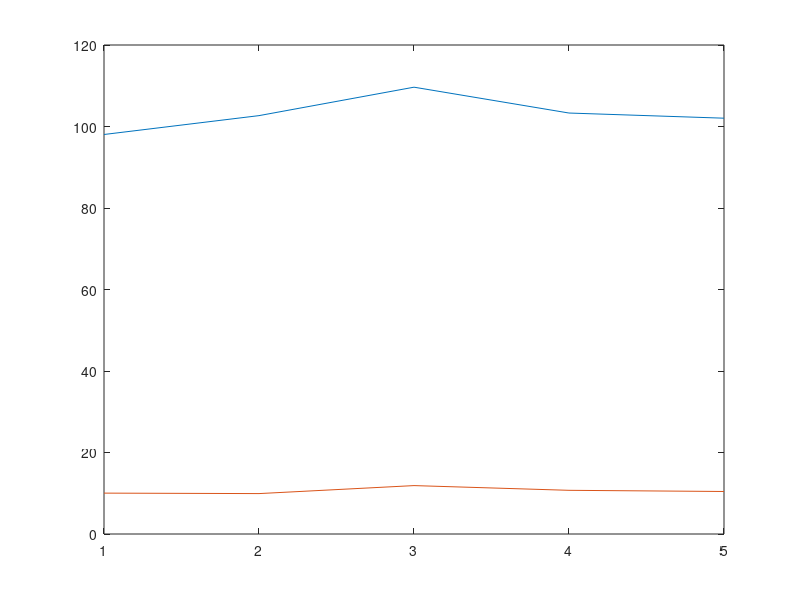
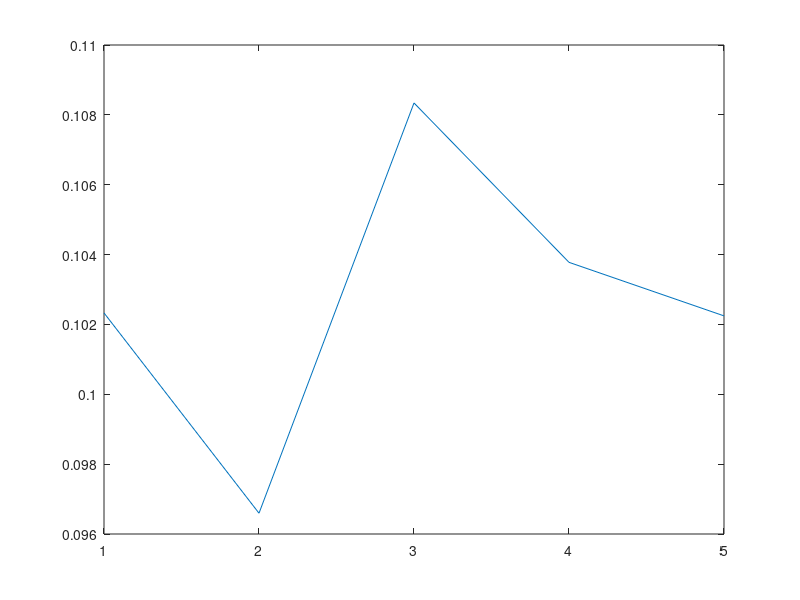
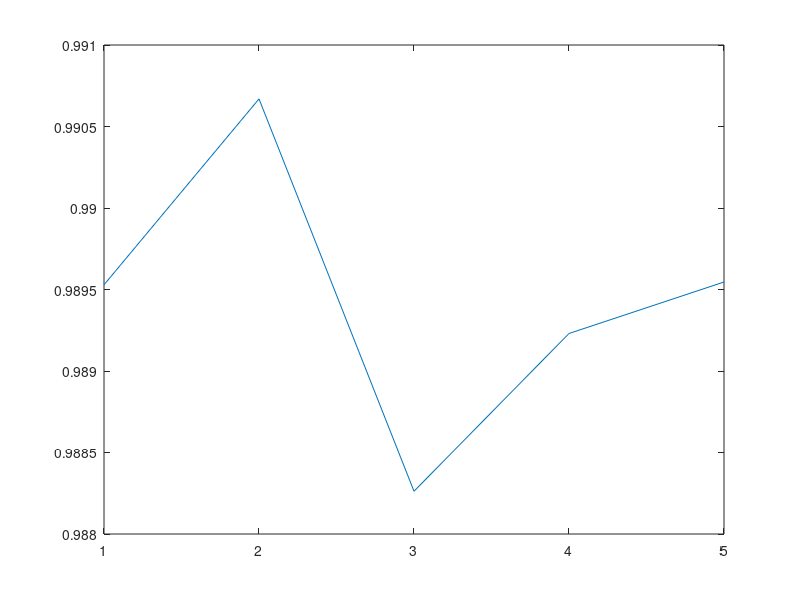

Write the MATLAB code that produced these figures, in order.
distanceSensors = 0.1; %m

bulletMass = 0.49 * 0.001; % g

ballMass = [42.07+0.49,42.07+0.49*2,40.45+0.49,41.68+0.49,42.07+0.49*5] .* 0.001; % g
deltaT = [1.02, 0.974, 0.912, 0.968, 0.980] .* 0.001; % ms
heights = [5.9,5.7,8.6,6.8,6.1] .* 0.01; % cm

v_t = distanceSensors ./ deltaT



v_p = sqrt(2 .* ballMass .* 9.82 .* heights ./ bulletMass)

figure(1);
plot(1:1:length(deltaT), v_t);
hold on;
plot(1:1:length(deltaT), v_p);

figure(2);
plot(1:1:length(deltaT), v_p ./ v_t);

figure(3);
energyLoss = (v_t .* v_t .* bulletMass .* 0.5) - (ballMass .* 9.82 .* heights);
plot(1:1:length(deltaT),energyLoss ./ (v_t .* v_t .* bulletMass .* 0.5));
